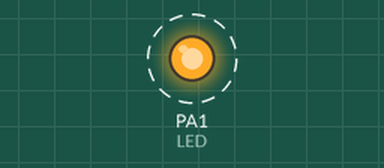
Simulated run of this sketch. Board: STM32 Blue Pill. Shown: output pins drawn as LEDs (lit = HIGH). Dashed ring = blinking.

Above: at 0.2 s.
Timing chart, 0 to 3.0 s (numbered marks = the images above):
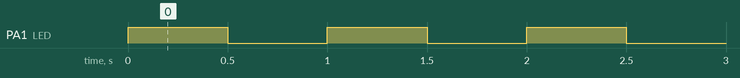

Measured:
- by itself, PA1 (LED): alternates HIGH for 0.50 s and LOW for 0.50 s

The sketch:

temptest.ino
```cpp
const int TMP = PA0;
const int LED = PA1;
int val, temp;

void setup() {
  pinMode(LED, OUTPUT);
  pinMode(TMP, INPUT);
}

void loop() {
  val = (analogRead(TMP) * 5) / 4095;
  temp = val * 100;
  for(int i=0; i<temp; i++)
  {
    digitalWrite(LED, HIGH);
    delay(500);
    digitalWrite(LED, LOW);
    delay(500);
  }
  delay(5000);
}
```
